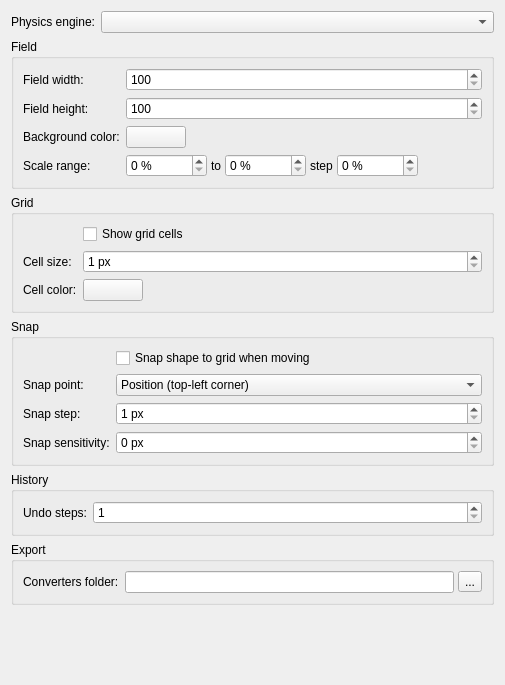
      <widget class="QWidget" name="commonTab">
       <property name="geometry">
        <rect>
         <x>0</x>
         <y>0</y>
         <width>505</width>
         <height>685</height>
        </rect>
       </property>
       <layout class="QVBoxLayout" name="commonLayout">
        <item>
         <layout class="QFormLayout" name="engineForm">
          <item row="0" column="0">
           <widget class="QLabel" name="defaultEngine_label">
            <property name="text">
             <string>Physics engine:</string>
            </property>
           </widget>
          </item>
          <item row="0" column="1">
           <widget class="QComboBox" name="defaultEngine">
            <property name="toolTip">
             <string>Which physics engine a new scene is built for. A scene keeps the engine it was made with, and is saved with its name; an open scene is not changed by this.</string>
            </property>
           </widget>
          </item>
         </layout>
        </item>
        <item>
         <widget class="QGroupBox" name="fieldGroup">
          <property name="title">
           <string>Field</string>
          </property>
          <layout class="QFormLayout" name="fieldGroupForm">
           <item row="0" column="0">
            <widget class="QLabel" name="fieldWidth_label">
             <property name="text">
              <string>Field width:</string>
             </property>
            </widget>
           </item>
           <item row="0" column="1">
            <widget class="QDoubleSpinBox" name="fieldWidth">
             <property name="decimals">
              <number>0</number>
             </property>
             <property name="minimum">
              <double>100.000000000000000</double>
             </property>
             <property name="maximum">
              <double>1000000.000000000000000</double>
             </property>
             <property name="singleStep">
              <double>100.000000000000000</double>
             </property>
            </widget>
           </item>
           <item row="1" column="0">
            <widget class="QLabel" name="fieldHeight_label">
             <property name="text">
              <string>Field height:</string>
             </property>
            </widget>
           </item>
           <item row="1" column="1">
            <widget class="QDoubleSpinBox" name="fieldHeight">
             <property name="decimals">
              <number>0</number>
             </property>
             <property name="minimum">
              <double>100.000000000000000</double>
             </property>
             <property name="maximum">
              <double>1000000.000000000000000</double>
             </property>
             <property name="singleStep">
              <double>100.000000000000000</double>
             </property>
            </widget>
           </item>
           <item row="2" column="0">
            <widget class="QLabel" name="backgroundColorButton_label">
             <property name="text">
              <string>Background color:</string>
             </property>
            </widget>
           </item>
           <item row="2" column="1">
            <widget class="QToolButton" name="backgroundColorButton">
             <property name="minimumSize">
              <size>
               <width>60</width>
               <height>22</height>
              </size>
             </property>
             <property name="maximumSize">
              <size>
               <width>60</width>
               <height>22</height>
              </size>
             </property>
            </widget>
           </item>
           <item row="3" column="0">
            <widget class="QLabel" name="fieldGroup_row3_label">
             <property name="text">
              <string>Scale range:</string>
             </property>
            </widget>
           </item>
           <item row="3" column="1">
            <widget class="QWidget" name="scaleRangeContainer" native="true">
             <layout class="QHBoxLayout" name="scaleRangeLayout">
              <property name="spacing">
               <number>4</number>
              </property>
              <property name="leftMargin">
               <number>0</number>
              </property>
              <property name="topMargin">
               <number>0</number>
              </property>
              <property name="rightMargin">
               <number>0</number>
              </property>
              <property name="bottomMargin">
               <number>0</number>
              </property>
              <item>
               <widget class="QDoubleSpinBox" name="scaleMin">
                <property name="toolTip">
                 <string>Minimum zoom level.</string>
                </property>
                <property name="suffix">
                 <string> %</string>
                </property>
                <property name="decimals">
                 <number>0</number>
                </property>
                <property name="minimum">
                 <double>0.000000000000000</double>
                </property>
                <property name="maximum">
                 <double>100000.000000000000000</double>
                </property>
                <property name="singleStep">
                 <double>10.000000000000000</double>
                </property>
               </widget>
              </item>
              <item>
               <widget class="QLabel" name="scaleToLabel">
                <property name="text">
                 <string>to</string>
                </property>
               </widget>
              </item>
              <item>
               <widget class="QDoubleSpinBox" name="scaleMax">
                <property name="toolTip">
                 <string>Maximum zoom level.</string>
                </property>
                <property name="suffix">
                 <string> %</string>
                </property>
                <property name="decimals">
                 <number>0</number>
                </property>
                <property name="minimum">
                 <double>0.000000000000000</double>
                </property>
                <property name="maximum">
                 <double>100000.000000000000000</double>
                </property>
                <property name="singleStep">
                 <double>10.000000000000000</double>
                </property>
               </widget>
              </item>
              <item>
               <widget class="QLabel" name="scaleStepLabel">
                <property name="text">
                 <string>step</string>
                </property>
               </widget>
              </item>
              <item>
               <widget class="QDoubleSpinBox" name="scaleStep">
                <property name="toolTip">
                 <string>How much the zoom level changes per wheel notch.</string>
                </property>
                <property name="suffix">
                 <string> %</string>
                </property>
                <property name="decimals">
                 <number>0</number>
                </property>
                <property name="minimum">
                 <double>0.000000000000000</double>
                </property>
                <property name="maximum">
                 <double>100000.000000000000000</double>
                </property>
                <property name="singleStep">
                 <double>10.000000000000000</double>
                </property>
               </widget>
              </item>
              <item>
               <spacer name="scaleSpacer">
                <property name="orientation">
                 <enum>Qt::Horizontal</enum>
                </property>
                <property name="sizeHint" stdset="0">
                 <size>
                  <width>0</width>
                  <height>0</height>
                 </size>
                </property>
               </spacer>
              </item>
             </layout>
            </widget>
           </item>
          </layout>
         </widget>
        </item>
        <item>
         <widget class="QGroupBox" name="gridGroup">
          <property name="title">
           <string>Grid</string>
          </property>
          <layout class="QFormLayout" name="gridGroupForm">
           <item row="0" column="1">
            <widget class="QCheckBox" name="showGrid">
             <property name="text">
              <string>Show grid cells</string>
             </property>
            </widget>
           </item>
           <item row="1" column="0">
            <widget class="QLabel" name="cellSize_label">
             <property name="text">
              <string>Cell size:</string>
             </property>
            </widget>
           </item>
           <item row="1" column="1">
            <widget class="QDoubleSpinBox" name="cellSize">
             <property name="toolTip">
              <string>Spacing of the visual grid lines. Unrelated to snapping -- see the Snap group below.</string>
             </property>
             <property name="suffix">
              <string> px</string>
             </property>
             <property name="decimals">
              <number>0</number>
             </property>
             <property name="minimum">
              <double>1.000000000000000</double>
             </property>
             <property name="maximum">
              <double>10000.000000000000000</double>
             </property>
             <property name="singleStep">
              <double>1.000000000000000</double>
             </property>
            </widget>
           </item>
           <item row="2" column="0">
            <widget class="QLabel" name="gridColorButton_label">
             <property name="text">
              <string>Cell color:</string>
             </property>
            </widget>
           </item>
           <item row="2" column="1">
            <widget class="QToolButton" name="gridColorButton">
             <property name="minimumSize">
              <size>
               <width>60</width>
               <height>22</height>
              </size>
             </property>
             <property name="maximumSize">
              <size>
               <width>60</width>
               <height>22</height>
              </size>
             </property>
            </widget>
           </item>
          </layout>
         </widget>
        </item>
        <item>
         <widget class="QGroupBox" name="snapGroup">
          <property name="title">
           <string>Snap</string>
          </property>
          <layout class="QFormLayout" name="snapGroupForm">
           <item row="0" column="1">
            <widget class="QCheckBox" name="snapToGrid">
             <property name="toolTip">
              <string>Holding Shift while dragging ignores the grid for that drag, so a shape can be placed exactly without turning this off and on again.</string>
             </property>
             <property name="text">
              <string>Snap shape to grid when moving</string>
             </property>
            </widget>
           </item>
           <item row="1" column="0">
            <widget class="QLabel" name="snapPoint_label">
             <property name="text">
              <string>Snap point:</string>
             </property>
            </widget>
           </item>
           <item row="1" column="1">
            <widget class="QComboBox" name="snapPoint">
             <property name="toolTip">
              <string>Which point of the shape gets pulled onto the grid. Position (the corner) is always visible; the origin point is only drawn while rotating.</string>
             </property>
             <item>
              <property name="text">
               <string>Position (top-left corner)</string>
              </property>
             </item>
             <item>
              <property name="text">
               <string>Origin point</string>
              </property>
             </item>
            </widget>
           </item>
           <item row="2" column="0">
            <widget class="QLabel" name="snapStep_label">
             <property name="text">
              <string>Snap step:</string>
             </property>
            </widget>
           </item>
           <item row="2" column="1">
            <widget class="QDoubleSpinBox" name="snapStep">
             <property name="toolTip">
              <string>The snap point snaps to multiples of this value. Independent of the visual cell size above.</string>
             </property>
             <property name="suffix">
              <string> px</string>
             </property>
             <property name="decimals">
              <number>0</number>
             </property>
             <property name="minimum">
              <double>1.000000000000000</double>
             </property>
             <property name="maximum">
              <double>10000.000000000000000</double>
             </property>
             <property name="singleStep">
              <double>1.000000000000000</double>
             </property>
            </widget>
           </item>
           <item row="3" column="0">
            <widget class="QLabel" name="snapSensitivity_label">
             <property name="text">
              <string>Snap sensitivity:</string>
             </property>
            </widget>
           </item>
           <item row="3" column="1">
            <widget class="QDoubleSpinBox" name="snapSensitivity">
             <property name="toolTip">
              <string>How close the snap point must be to a snap-step multiple to be pulled onto it. Capped at half the snap step.</string>
             </property>
             <property name="suffix">
              <string> px</string>
             </property>
             <property name="decimals">
              <number>0</number>
             </property>
             <property name="minimum">
              <double>0.000000000000000</double>
             </property>
             <property name="maximum">
              <double>10000.000000000000000</double>
             </property>
             <property name="singleStep">
              <double>1.000000000000000</double>
             </property>
            </widget>
           </item>
          </layout>
         </widget>
        </item>
        <item>
         <widget class="QGroupBox" name="historyGroup">
          <property name="title">
           <string>History</string>
          </property>
          <layout class="QFormLayout" name="historyGroupForm">
           <item row="0" column="0">
            <widget class="QLabel" name="undoDepth_label">
             <property name="text">
              <string>Undo steps:</string>
             </property>
            </widget>
           </item>
           <item row="0" column="1">
            <widget class="QSpinBox" name="undoDepth">
             <property name="toolTip">
              <string>How many actions Undo can step back through. Each one holds a copy of the whole scene.</string>
             </property>
             <property name="minimum">
              <number>1</number>
             </property>
             <property name="maximum">
              <number>1000</number>
             </property>
             <property name="singleStep">
              <number>1</number>
             </property>
            </widget>
           </item>
          </layout>
         </widget>
        </item>
        <item>
         <widget class="QGroupBox" name="exportGroup">
          <property name="title">
           <string>Export</string>
          </property>
          <layout class="QFormLayout" name="exportGroupForm">
           <item row="0" column="0">
            <widget class="QLabel" name="converterPath_label">
             <property name="text">
              <string>Converters folder:</string>
             </property>
            </widget>
           </item>
           <item row="0" column="1">
            <widget class="QWidget" name="converterPathContainer" native="true">
             <layout class="QHBoxLayout" name="converterPathLayout">
              <property name="spacing">
               <number>4</number>
              </property>
              <property name="leftMargin">
               <number>0</number>
              </property>
              <property name="topMargin">
               <number>0</number>
              </property>
              <property name="rightMargin">
               <number>0</number>
              </property>
              <property name="bottomMargin">
               <number>0</number>
              </property>
              <item>
               <widget class="QLineEdit" name="converterPath">
                <property name="toolTip">
                 <string>Where the export converters live. One folder per converter, each holding a manifest.json and an export.js.</string>
                </property>
               </widget>
              </item>
              <item>
               <widget class="QToolButton" name="converterPathBrowse">
                <property name="text">
                 <string>...</string>
                </property>
               </widget>
              </item>
             </layout>
            </widget>
           </item>
          </layout>
         </widget>
        </item>
        <item>
         <spacer name="commonSpacer">
          <property name="orientation">
           <enum>Qt::Vertical</enum>
          </property>
          <property name="sizeHint" stdset="0">
           <size>
            <width>0</width>
            <height>0</height>
           </size>
          </property>
         </spacer>
        </item>
       </layout>
      </widget>
